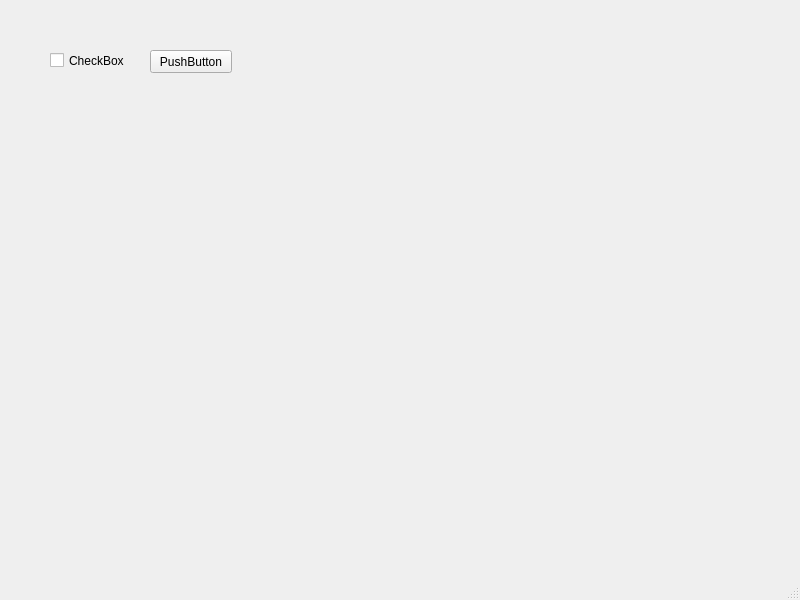
<?xml version="1.0" encoding="UTF-8"?>
<ui version="4.0">
 <class>MainWindow</class>
 <widget class="QMainWindow" name="MainWindow">
  <property name="geometry">
   <rect>
    <x>0</x>
    <y>0</y>
    <width>800</width>
    <height>600</height>
   </rect>
  </property>
  <property name="windowTitle">
   <string>MainWindow</string>
  </property>
  <widget class="QWidget" name="centralwidget">
   <widget class="QPushButton" name="pushButton">
    <property name="geometry">
     <rect>
      <x>150</x>
      <y>50</y>
      <width>82</width>
      <height>23</height>
     </rect>
    </property>
    <property name="text">
     <string>PushButton</string>
    </property>
   </widget>
   <widget class="QCheckBox" name="checkBox">
    <property name="geometry">
     <rect>
      <x>50</x>
      <y>50</y>
      <width>88</width>
      <height>21</height>
     </rect>
    </property>
    <property name="text">
     <string>CheckBox</string>
    </property>
   </widget>
  </widget>
  <widget class="QMenuBar" name="menubar">
   <property name="geometry">
    <rect>
     <x>0</x>
     <y>0</y>
     <width>800</width>
     <height>20</height>
    </rect>
   </property>
  </widget>
  <widget class="QStatusBar" name="statusbar"/>
 </widget>
 <resources/>
 <connections/>
</ui>
